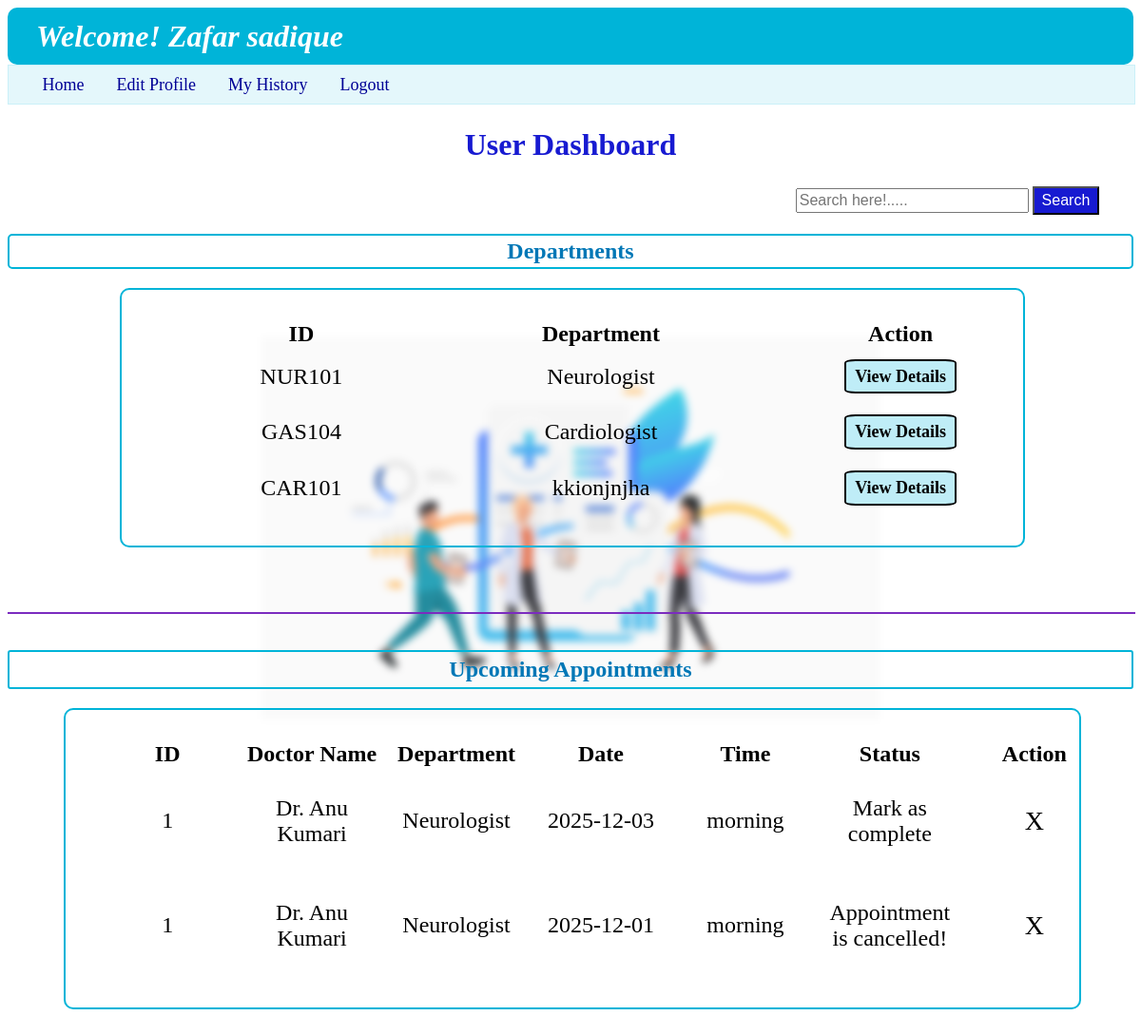
The page /user/1 on the database as committed earlier.
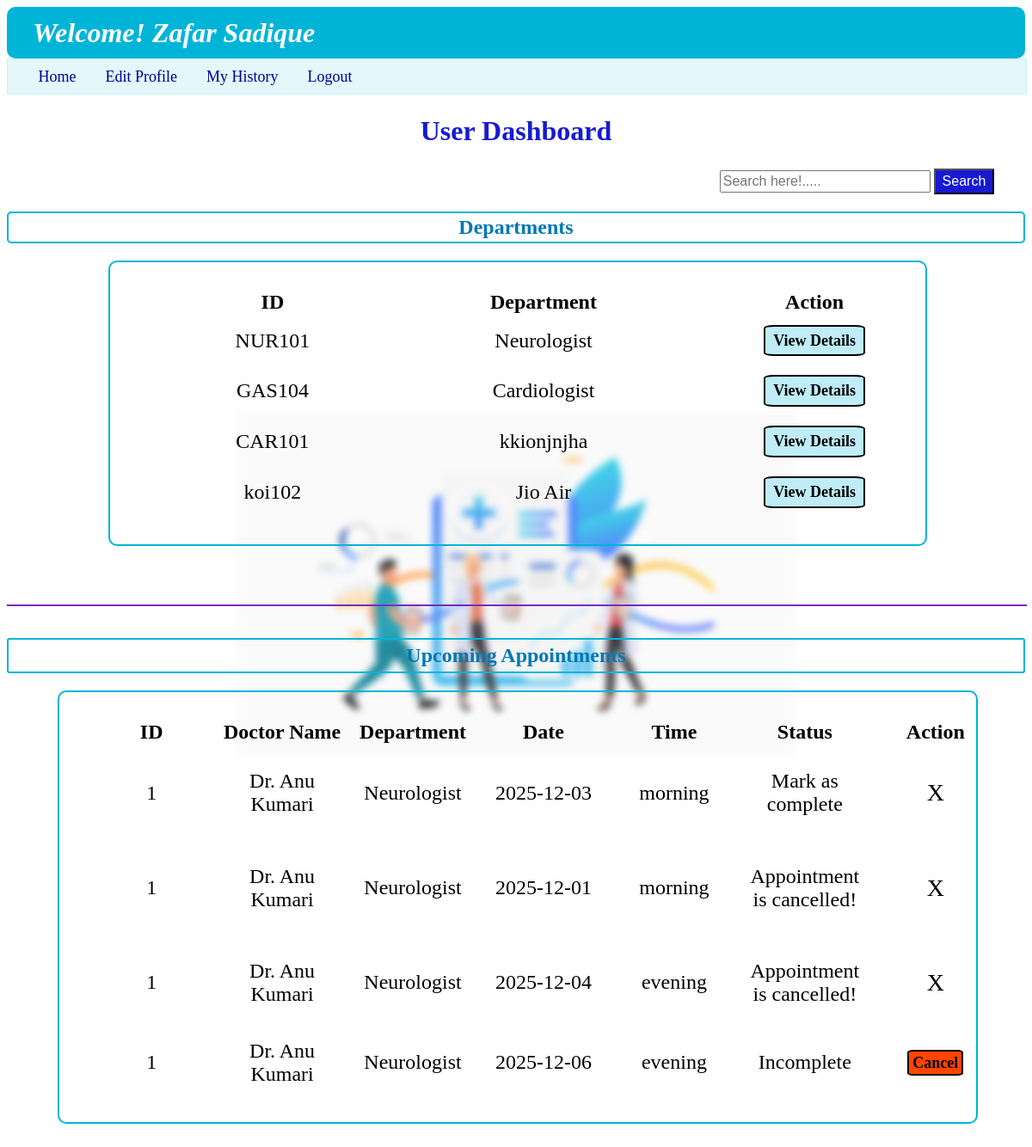
The same page on the database as committed later.
### backend/models.py (models this page shows)
class User_Info(db.Model):
    __tablename__ = "user_info"
    id=db.Column(db.Integer,primary_key=True,autoincrement=True)
    full_name=db.Column(db.String,nullable=False)
    email=db.Column(db.String,unique=True,nullable=False)
    password=db.Column(db.String,nullable=False)
    role=db.Column(db.Integer,default=1)
    is_blacklist=db.Column(db.Integer,default=0)
    appointments=db.relationship("Appointments",cascade="all,delete",backref="user_info",lazy=True)

class Department(db.Model):
    __tablename__ = "department"
    id=db.Column(db.String,primary_key=True,nullable=False)
    specialization=db.Column(db.String,nullable=False)
    description=db.Column(db.String,nullable=False)
    doctor=db.relationship("Doctor_Info",cascade="all,delete",backref="department",lazy=True)

class Appointments(db.Model):
    __tablename__ = "appointments"
    id=db.Column(db.Integer,primary_key=True)
    user_id=db.Column(db.Integer,db.ForeignKey("user_info.id"),nullable=False)
    doctor_id=db.Column(db.Integer,db.ForeignKey("doctor_info.id"),nullable=False)
    date=db.Column(db.Date,nullable=False)
    time_slot=db.Column(db.String,nullable=False)
    visit_type=db.Column(db.String,nullable=True)
    status=db.Column (db.String,nullable=False,default="Incomplete")
    diagnosis=db.Column(db.String,nullable=True)
    prescription=db.Column(db.String,nullable=True)
    test_done=db.Column(db.String,nullable=True)
    medicines=db.Column(db.String,nullable=True)

class Doctor_Info(db.Model):
    __tablename__ = "doctor_info"
    id=db.Column(db.Integer,primary_key=True)
    full_name=db.Column(db.String,nullable=False)
    email=db.Column(db.String,unique=True,nullable=False)
    password=db.Column(db.String,nullable=False)
    dept_id=db.Column(db.String,db.ForeignKey("department.id"),nullable=False)
    experience=db.Column(db.Integer,nullable=False)
    bio=db.Column(db.String,nullable=False)
    is_blacklist=db.Column(db.Integer,default=0)
    appointments=db.relationship("Appointments",cascade="all,delete",backref="doctor_info",lazy=True)
    availability=db.relationship("Availability",cascade="all,delete",backref="doctor_info",lazy=True)

### backend/controllers.py (the view)
@app.route("/user/<u_id>")
def user_dashboard(u_id):
    u_id = int(u_id)
    name=u_get(u_id,"name","user")
    dept=all_departments()
    usr=User_Info.query.filter_by(id=u_id).first()
    appoin=Appointments.query.filter_by(user_id=u_id).all()
    return render_template("user_dashboard.html",usern=name,department_list=dept,appointments=appoin,pop_up="",u_id=u_id,usr=usr)

### backend/controllers.py (called while the page is built)
def u_get(u_id, operation,who_m):
    u = User_Info.query.filter_by(id=u_id,role=1).first()
    d = Doctor_Info.query.filter_by(id=u_id).first()
    if who_m=="doctor" and d:
        if operation == "name":
            return d.full_name
        elif operation == "email":
            return d.email
    elif who_m=="user" and u:
        if operation == "name":
            return u.full_name
        elif operation == "email":
            return u.email
    return "No name"

def all_departments():
    dept=Department.query.all()
    return dept

### templates/user_dashboard.html (shortened to what this page needs)
{%extends "user_layout.html"%}
{%block content%}
    {%if usr.is_blacklist!=0%}
    <h1 style="font-weight: bolder; color:red; margin: 15% 30% 30% 30%;">You Are Blocked From Our Website. Please! Contact Hospital Administrative</h1>
    {%else%}
    <h1 style="text-align: center; font-weight: bold; padding: 3px; color: rgb(23, 26, 209);">User Dashboard</h1>
            <span >
                <form action="/user_dashboard_search_bar/{{u_id}}" method="POST">
                    <input style="width: 20%; height: 20px; font-size: medium; display: inline-block; margin-left: 70%;" type="text" id="search_by_name" name="search_by_name" placeholder="Search here!.....">
                    <button type="submit" style="padding: 4px 8px 4px 8px; font-size: medium; display: inline-block; color: white; background-color: rgb(23, 26, 209); border-radius: 2%;">Search</button>
                </form>
            </span>
    <h2 style="text-align: center; font-weight: bold; border: 2px solid rgb(0, 180, 216);padding: 3px; color: rgb(0,119,182); border-radius: 5px; ">Departments</h2>
    {%if department_list%}
    <div class="login_panel" style="width: 80%; margin-left: 10%;">
        <table class="table_user_dashboard">
            <thead style="margin: 10px;">
                <th>ID</th>
                <th>Department</th>
                <th>Action</th>
            </thead>
            <tbody>
                {%for dept in department_list%}
                <tr>
                    <td>{{dept.id}}</td>
                    <td>{{dept.specialization}}</td>
                    <td><a href="{{url_for('department_details',u_id=u_id,d_id=dept.id)}}" type="button" class="color_button">View Details</a></td>
                </tr>
                {%endfor%}
            </tbody>
        </table>
        {%else%}
        <h3>---Not Available---</h3>
        {%endif%}
    </div>
    <br>
    <hr style="border: 1px solid rgb(123,44,191); width: 100%; margin: 0px;">
    <br>
    <h2 style="text-align: center; font-weight: bold; border: 2px solid rgb(0, 180, 216); color: rgb(0,119,182); border-radius: 3px; padding: 5px; ">Upcoming Appointments</h2>
    {%if appointments%}
    <div class="login_panel" style="margin-bottom: 50px; width: 90%; margin-left: 5%;">
        <table class="table_user_dashboard">
            <thead style="margin: 10px;">
                <th>ID</th>
                <th>Doctor Name</th>
                <th>Department</th>
                <th>Date</th>
                <th>Time</th>
                <th>Status</th>
                <th>Action </th>
            </thead>
            <tbody>
                {%for ap in appointments%}
                <tr>
                    <td>{{ap.user_id}}</td>
                    <td>{{ap.doctor_info.full_name}}</td>
                    <td>{{ap.doctor_info.department.specialization}}</td>
                    <td>{{ap.date}}</td>
                    <td>{{ap.time_slot}}</td>
                    <td>{{ap.status}}</td>
                    {%if ap.status=="Incomplete"%}
                    <td><a href="/user_appoin_cancel/{{ap.id}}/{{ap.user_id}}" type="button" class="color_button" style="background-color: orangered;">Cancel</a></td>
                    {%else%}
                    <td><h3 style="display: inline-block; font-weight: lighter;">X</h3></td>
                    {%endif%}
                </tr>
                {%endfor%}
            </tbody>
        </table>
        {%else%}
        <h3>---No Upcoming Appointments are available---</h3>
        {%endif%}
    </div>
    {%endif%}
{%endblock%}

### templates/user_layout.html (shortened to what this page needs)
<!DOCTYPE html>
<html lang="en">
<head>
    <link rel="stylesheet" href="/static/style.css">
</head>
<body style="background-image: url('/static/image/4950247_19834.svg');">
    <header>
        <div>
            <h1 class="wel"><i><b>Welcome! {{usern}}</b></i></h1>
        </div>
        <nav class="nav">
            <a class="nav_a" href="{{url_for('user_dashboard',u_id=u_id)}}" style="margin-left: 3%;">Home</a>
            <a class="nav_a" href="/edit_user_profile/{{u_id}}">Edit Profile</a>
            <a class="nav_a" href="/user_hist/{{u_id}}">My History</a>
            <a class="nav_a" href="/login">Logout</a>
        </nav>
    </header>
    {%block content%}
    {%endblock%}
</body>
</html>

### static/style.css (style rules this page uses)
body { background-image: url("https://static.vecteezy.com/system/resources/thumbnails/002/072/163/small_2x/doctor-injecting-coronavirus-vaccine-to-a-patient-concept-free-vector.jpg"); background-repeat: no-repeat; background-size: 650px 650px; background-position: center; background-attachment: fixed; filter: saturate(1.0); z-index: -4; backdrop-filter: blur(4px); }
.wel { height: 60px; align-content: center; color: white; background-color: rgb(0, 180, 216); border-radius: 10px; margin: 0px; padding-left: 30px; }
.login_panel { height: auto; width: 60%; margin: 10px 20% 40px 20%; border: 2px double rgb(0, 180, 216); border-radius: 10px; }
.nav { height: 40px; width: 100%; background-color: rgba(202,240,248,0.5); border: 1px solid rgb(202, 240, 248); align-content: center; }
.nav_a { color: rgb(0,0,150); font-size: large; margin-right: 30px; text-decoration: none; }
.table_user_dashboard { align-content: center; margin: 30px; font-size: x-large; }
table { width: 100%; table-layout: fixed; }
td { text-align: center; padding: 10px; }
a { text-decoration: none; }
.color_button { text-decoration: none; color:black; background-color: rgb(191, 237, 247); border-radius: 10%; border: 2px double black; padding: 2% 3% 2% 3%; font-weight: bold; font-size: 18px; display: inline-block; }

Rows that differ between the two databases and show on the page:
changed User_Info: full_name "Zafar sadique" → "Zafar Sadique"
added Department: id "koi102", specialization "Jio Air"
added Appointments: user_id "1", doctor_info.full_name "Dr. Anu Kumari", doctor_info.department.specialization "Neurologist", date "2025-12-04", time_slot "evening", status "Appointment is cancelled!", shows "X"
added Appointments: user_id "1", doctor_info.full_name "Dr. Anu Kumari", doctor_info.department.specialization "Neurologist", date "2025-12-06", time_slot "evening", status "Incomplete"
